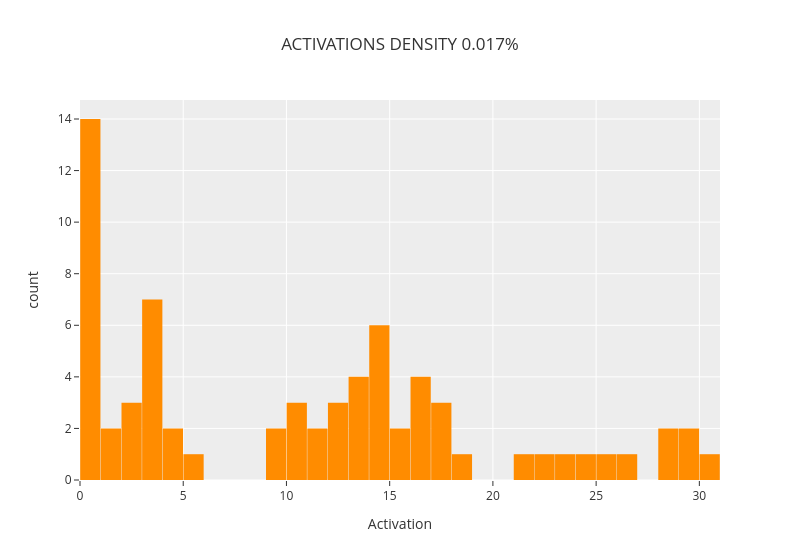

This figure's notebook cell:
### Code cell
def show_activation_histogram(
    model: HookedSAETransformer,
    sae: SAE,
    act_store: ActivationsStore,
    latent_idx: int,
    total_batches: int = 200,
):
    """
    Displays the activation histogram for a particular latent, computed across `total_batches`
    batches from `act_store`.
    """
    all_positive_acts = []
    for i in range(total_batches):
        batch = act_store.get_batch_tokens()
        stop_at_layer = _get_hook_layer(sae) + 1
        sae_hook_name = f"{sae.cfg.metadata.hook_name}.hook_sae_acts_post"
        _, cache = model.run_with_cache_with_saes(batch, saes=[sae], stop_at_layer = stop_at_layer, names_filter=[sae_hook_name])
        sae_act = cache[sae_hook_name][:, :, latent_idx] # batch, context,
        sae_act = einops.rearrange(sae_act, 'b c -> (b c)')
        all_positive_acts.append(sae_act[sae_act > 0.0])
    
    all_positive_acts = t.cat(all_positive_acts, dim=0).to('cpu')
    print('length of all positive', len(all_positive_acts))
    frac_active = len(all_positive_acts) / (
        total_batches * act_store.store_batch_size_prompts * act_store.context_size
    )
    
    px.histogram(
        all_positive_acts,
        nbins=50,
        title=f"ACTIVATIONS DENSITY {frac_active:.3%}",
        labels={"value": "Activation"},
        width=800,
        template="ggplot2",
        color_discrete_sequence=["darkorange"],
    ).update_layout(bargap=0.02, showlegend=False).show()


show_activation_histogram(gpt2, gpt2_sae, gpt2_act_store, latent_idx=9)

### Figure 1 — Plotly figure (JSON) as saved in the notebook; plotly's stock layout.template omitted (floating-point values rounded to 4 significant figures)
{"data": [{"bingroup": "x", "hovertemplate": "variable=0<br>Activation=%{x}<br>count=%{y}<extra></extra>", "legendgroup": "0", "marker": {"color": "darkorange", "pattern": {"shape": ""}}, "name": "0", "nbinsx": 50, "orientation": "v", "showlegend": true, "type": "histogram", "x": [4.484, 0.1747, 14.0, 3.116, 16.93, 29.42, 0.01791, 0.4935, 28.12, 10.54, 11.79, 17.69, 12.94, 15.93, 17.12, 23.95, 16.74, 13.03, 12.62, 26.31, 0.1792, 3.176, 22.87, 3.057, 0.7194, 29.13, 17.25, 21.17, 3.228, 16.9, 9.247, 13.66, 0.5149, 25.05, 13.12, 14.49, 11.75, 1.815, 14.1, 14.81, 12.72, 0.07587, 14.44, 28.9, 16.8, 1.556, 0.1218, 30.78, 24.9, 0.4838, 0.08394, 0.07553, 10.99, 2.234, 15.13, 18.31, 13.28, 14.63, 0.8333, 0.5276, 9.827, 10.83, 3.948, 0.3745, 3.634, 2.056, 2.292, 3.999, 5.129, 4.734], "xaxis": "x", "yaxis": "y"}], "layout": {"bargap": 0.02, "barmode": "relative", "legend": {"title": {"text": "variable"}, "tracegroupgap": 0}, "showlegend": false, "title": {"text": "ACTIVATIONS DENSITY 0.017%"}, "width": 800, "xaxis": {"anchor": "y", "domain": [0, 1], "title": {"text": "Activation"}}, "yaxis": {"anchor": "x", "domain": [0, 1], "title": {"text": "count"}}}}
